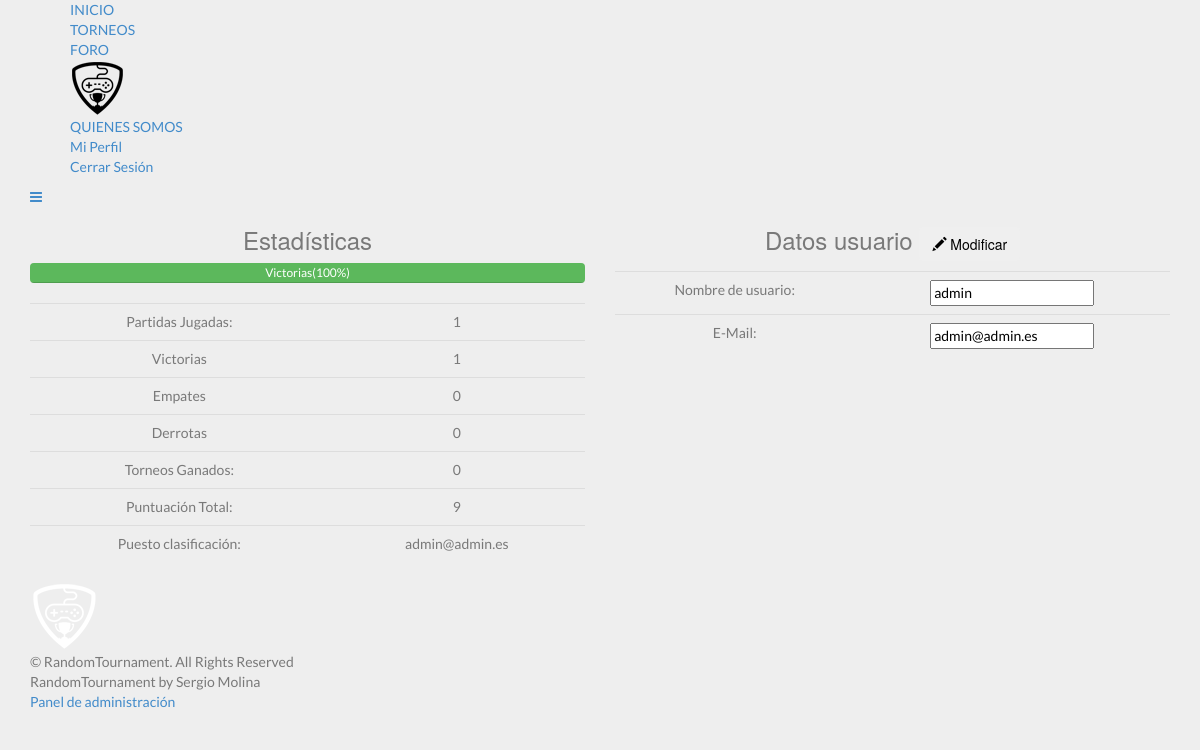
/profile.php (signed in), run on the app's committed database.
### tables this page shows
CREATE TABLE IF NOT EXISTS `usuarios` (
  `id_usuario` int(11) NOT NULL AUTO_INCREMENT,
  `username` varchar(50) NOT NULL,
  `mail` varchar(50) NOT NULL,
  `password` varchar(50) NOT NULL,
  `permiso` varchar(50) NOT NULL DEFAULT '0',
  `puntuacion` int(11) NOT NULL DEFAULT '0',
  `avatar` varchar(50) NOT NULL DEFAULT '0',
  `estado` varchar(50) DEFAULT 'alta',
  PRIMARY KEY (`id_usuario`),
  UNIQUE KEY `username` (`username`),
  UNIQUE KEY `mail` (`mail`)
);

### funciones.php (called while the page is built, shortened)
<?php
function conectar(){
    @$conexion = new mysqli(SERVIDOR,USUARIO,CONTRA,BBDD);
    return $conexion;
}
function getDatosUsuario($uname){
    $sql = "SELECT * from usuarios WHERE username LIKE '$uname'";
    $conexion = conectar();
    $res = $conexion->query($sql);
    $datos = $res->fetch_assoc();
    return $datos;
}
function contPartidasjugadas($id){
    $sql = "SELECT COUNT(*) from partidas WHERE visitante=$id OR local=$id AND estado != 'espera'";
    $conexion = conectar();
    $res = $conexion->query($sql);
    $datos = $res->fetch_assoc();
    return $datos['COUNT(*)'];
}
function contPartidasganadas($id){
    $sql = "SELECT COUNT(*) from partidas WHERE (local = $id AND resultado = 1) OR (visitante = $id AND resultado = 2)";
    $conexion = conectar();
    $res = $conexion->query($sql);
    $local = $res->fetch_assoc();
    return $local['COUNT(*)'];
}
function contPartidasperdidas($id){
    $sql = "SELECT COUNT(*) from partidas WHERE (local = $id AND resultado = 2) OR (visitante = $id AND resultado = 1)";
    $conexion = conectar();
    $res = $conexion->query($sql);
    $local = $res->fetch_assoc();
    return $local['COUNT(*)'];
}
function contPartidasempatadas($id){
    $sql = "SELECT COUNT(*) from partidas WHERE (local=$id AND resultado='X') OR (visitante=$id AND resultado='X')";
    $conexion = conectar();
    $res = $conexion->query($sql);
    $local = $res->fetch_assoc();
    return $local['COUNT(*)'];
}
function getTorneosganados($id){
    $sql=  "SELECT COUNT(*) FROM torneos WHERE ganador = $id";
    $conexion = conectar();
    $r = $conexion->query($sql);
    return $d= $r->fetch_assoc();
}

### profile.php (the view, shortened to what this page needs)
<?php
include_once 'funciones.php';
include_once 'header.php';
$datos_usuario['username'] = "";
if(isset($_SESSION['usuario'])) {
    $datos_usuario = getDatosUsuario($_SESSION['usuario']);
}
$partidas_jugadas = contPartidasjugadas($datos_usuario['id_usuario']);
$partidas_ganadas = contPartidasganadas($datos_usuario['id_usuario']);
$porcganadas = 0;
if($partidas_jugadas > 0) {
    if ($partidas_ganadas == 0) {
        $porcganadas = 0;
    } else {
        $porcganadas = (100 * $partidas_ganadas) / $partidas_jugadas;
    }
}
?>
<div class="container">
    <section class="main-section contact" id="contact">
        <div class="row">
            <div class="col-lg-6 col-sm-7 wow fadeInLeft">
                <h3 class="text-center">Estadísticas</h3>
                <div class="progress">
                    <div class="progress-bar progress-bar-success" role="progressbar" style="width:<?=$porcganadas?>%">
                        Victorias(<?=round($porcganadas,2)?>%)
                    </div>
                </div>
                <table class="table text-center">
                    <td>Partidas Jugadas:</td> <td><?=contPartidasjugadas($datos_usuario['id_usuario'])?></td></tr>
                    <tr><td>Victorias</td><td><?=contPartidasganadas($datos_usuario['id_usuario'])?></td></tr>
                    <tr><td>Empates</td><td><?=contPartidasempatadas($datos_usuario['id_usuario'])?></td></tr>
                    <tr><td>Derrotas</td><td><?=contPartidasperdidas($datos_usuario['id_usuario'])?></td></tr>
                    <tr><td>Torneos Ganados:</td><td><?=getTorneosganados($datos_usuario['id_usuario'])['COUNT(*)']?></td></tr>
                    <tr><td>Puntuación Total:</td><td><?=$datos_usuario['puntuacion']?></td></tr>
                    <tr><td>Puesto clasificación:</td><td><?=$datos_usuario['mail']?></td></tr>
                </table>
            </div>
            <div class="col-lg-6 col-sm-5 wow fadeInUp delay-05s">
                <h3 class="text-center">Datos usuario
                    <a href="modprofile.php">
                        <button type="button" class="btn">
                            <span class="glyphicon glyphicon-pencil"></span> Modificar
                        </button>
                    </a>
                </h3>
                <table class="table text-center">
                    <td>Nombre de usuario:</td> <td><input readonly value="<?=$datos_usuario['username']?>"></td></tr>
                    <tr><td>E-Mail:</td><td><input readonly value="<?=$datos_usuario['mail']?>"></td></tr>
                </table>
            </div>
        </div>
    </section>
</div>
<?php
include_once 'footer.php';
?>

### data on the page
usuarios: id_usuario "1", puntuacion "9", mail "admin@admin.es", username "admin"

### other printed values
$porcganadas "100"
contPartidasempatadas($datos_usuario['id_usuario']) "0"
contPartidasperdidas($datos_usuario['id_usuario']) "0"
getTorneosganados($datos_usuario['id_usuario'])['COUNT(*)'] "0"
